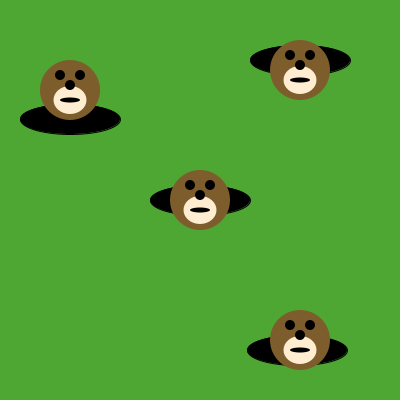
Frame 1 (no input)
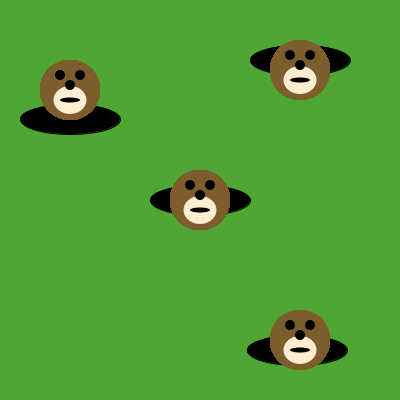
Frame 60 (the mouse pressed at the canvas centre just before this capture)
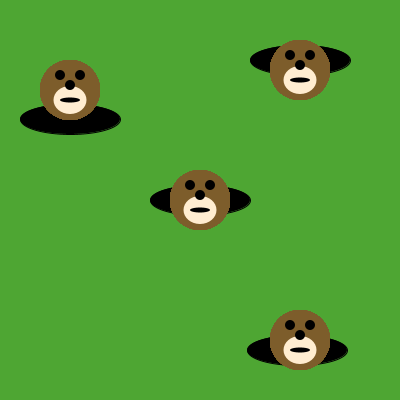
Frame 120 (the mouse held since frame 60 and released just before this capture)

The Processing sketch that drew these frames (run headless with seeded random() and noise(); from frame 60 on, the mouse is pressed at the canvas centre):

// Processing sketch: moles_in_holes
// ── moles_in_holes.pde
/*** When you are done, this program will draw a mole in 
     each of the holes.
***/

void setup() {
     size(400, 400);
     background(78, 166, 51); // green grass
     
     // This code draws the holes. Run the program to see them.
     
     fill(0, 0, 0);
     ellipse(200, 200, 100, 30);
     ellipse(70, 119, 100, 30);
     ellipse(300, 60, 100, 30);
     ellipse(297, 350, 100, 30);
}

void draw() {

/* Write code here that uses the drawMole method to put a mole in each of the holes */
drawMole(300,340);
drawMole(200,200);
drawMole(300,70);
drawMole(70,90);
}

void drawMole(int moleX, int moleY) {
     noStroke();
     fill(125, 93, 43);
     ellipse(moleX, moleY, 60, 60); // face
     fill(255, 237, 209);
     ellipse(moleX, moleY+10, 33, 28); 
     fill(0, 0, 0);
     ellipse(moleX-10, moleY-15, 10, 10); // eyes
     ellipse(moleX+10, moleY-15, 10, 10);
     ellipse(moleX, moleY-5, 10, 10); // nose
     ellipse(moleX, moleY+10, 20, 5); // mouth
}
